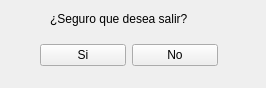
<?xml version="1.0" encoding="UTF-8"?>
<ui version="4.0">
 <class>Form</class>
 <widget class="QWidget" name="Form">
  <property name="geometry">
   <rect>
    <x>0</x>
    <y>0</y>
    <width>266</width>
    <height>88</height>
   </rect>
  </property>
  <property name="windowTitle">
   <string>Form</string>
  </property>
  <widget class="QLabel" name="label">
   <property name="geometry">
    <rect>
     <x>50</x>
     <y>10</y>
     <width>181</width>
     <height>17</height>
    </rect>
   </property>
   <property name="text">
    <string>¿Seguro que desea salir?</string>
   </property>
  </widget>
  <widget class="QWidget" name="horizontalLayoutWidget">
   <property name="geometry">
    <rect>
     <x>40</x>
     <y>40</y>
     <width>178</width>
     <height>31</height>
    </rect>
   </property>
   <layout class="QHBoxLayout" name="horizontalLayout">
    <item>
     <widget class="QPushButton" name="pushButton_2">
      <property name="text">
       <string>Si</string>
      </property>
     </widget>
    </item>
    <item>
     <widget class="QPushButton" name="pushButton">
      <property name="text">
       <string>No</string>
      </property>
     </widget>
    </item>
   </layout>
  </widget>
 </widget>
 <resources/>
 <connections>
  <connection>
   <sender>pushButton</sender>
   <signal>clicked()</signal>
   <receiver>Form</receiver>
   <slot>no()</slot>
   <hints>
    <hint type="sourcelabel">
     <x>70</x>
     <y>84</y>
    </hint>
    <hint type="destinationlabel">
     <x>139</x>
     <y>76</y>
    </hint>
   </hints>
  </connection>
  <connection>
   <sender>pushButton_2</sender>
   <signal>clicked()</signal>
   <receiver>Form</receiver>
   <slot>si()</slot>
   <hints>
    <hint type="sourcelabel">
     <x>246</x>
     <y>85</y>
    </hint>
    <hint type="destinationlabel">
     <x>296</x>
     <y>95</y>
    </hint>
   </hints>
  </connection>
 </connections>
 <slots>
  <slot>no()</slot>
  <slot>si()</slot>
 </slots>
</ui>
